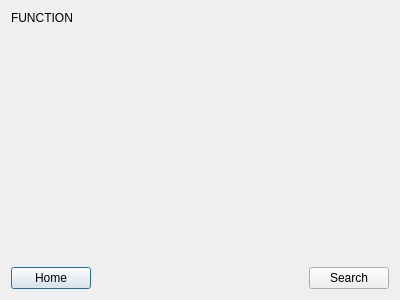
<?xml version="1.0" encoding="UTF-8"?>
<ui version="4.0">
 <class>function</class>
 <widget class="QDialog" name="function">
  <property name="geometry">
   <rect>
    <x>0</x>
    <y>0</y>
    <width>400</width>
    <height>300</height>
   </rect>
  </property>
  <property name="windowTitle">
   <string>Dialog</string>
  </property>
  <property name="styleSheet">
   <string notr="true">font-color:black;</string>
  </property>
  <layout class="QVBoxLayout" name="verticalLayout_2">
   <item>
    <layout class="QVBoxLayout" name="verticalLayout">
     <property name="topMargin">
      <number>0</number>
     </property>
     <item>
      <layout class="QHBoxLayout" name="horizontalLayout_2">
       <item>
        <widget class="QLabel" name="label">
         <property name="text">
          <string>FUNCTION</string>
         </property>
        </widget>
       </item>
      </layout>
     </item>
     <item>
      <spacer name="verticalSpacer">
       <property name="orientation">
        <enum>Qt::Vertical</enum>
       </property>
       <property name="sizeHint" stdset="0">
        <size>
         <width>20</width>
         <height>40</height>
        </size>
       </property>
      </spacer>
     </item>
     <item>
      <layout class="QHBoxLayout" name="horizontalLayout">
       <item>
        <widget class="QPushButton" name="homeBtn">
         <property name="text">
          <string>Home</string>
         </property>
        </widget>
       </item>
       <item>
        <spacer name="horizontalSpacer">
         <property name="orientation">
          <enum>Qt::Horizontal</enum>
         </property>
         <property name="sizeHint" stdset="0">
          <size>
           <width>40</width>
           <height>20</height>
          </size>
         </property>
        </spacer>
       </item>
       <item>
        <widget class="QPushButton" name="searchBtn">
         <property name="text">
          <string>Search</string>
         </property>
        </widget>
       </item>
      </layout>
     </item>
    </layout>
   </item>
  </layout>
 </widget>
 <resources/>
 <connections/>
</ui>
